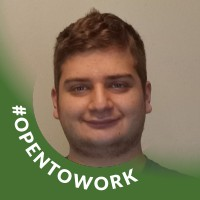
#> input picture face_database/Josh/1751390419008.jpg, 200 x 200 px
$ python -i facial_detection.py   (imports and definitions only)
#> lines starting #> are read from the running program, lines starting #| are printed output that depends on the picture
#> further down, picture is the input picture: shape (200, 200, 3); mean B, G, R 90.7, 119.6, 128.1
import cv2
import socket
import struct
import time
import numpy as np
import os
from pathlib import Path
import threading
from queue import Queue
import imagehash
from PIL import Image
from collections import deque
from datetime import datetime

# [56 lines left out: function encode_timestamp_steganography, not called in this run]

def augment_image(img):
    """Generate augmented versions of an image with different lighting and processing"""
    augmented_images = []

    # Original image
    augmented_images.append(img.copy())

    # Slightly rotated faces (small angles)
    height, width = img.shape[:2]
#> height = 200; width = 200
    center = (width // 2, height // 2)
#> center = (100, 100)

    for angle in [-5, 5]:
        matrix = cv2.getRotationMatrix2D(center, angle, 1.0)
        rotated = cv2.warpAffine(img, matrix, (width, height))
        augmented_images.append(rotated)
#> this loop made 2 passes
#> pass 2, in augment_image, `rotated = cv2.warpAffine(img, matrix, (width, height))`:
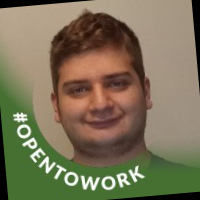
#> rotated: shape (200, 200, 3); mean B, G, R 87, 114.2, 123.2
#> after the loop, augmented_images = 3 items

    # Brightness adjustments (more moderate)
    bright = cv2.convertScaleAbs(img, alpha=1.2, beta=20)
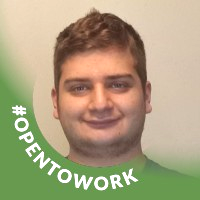
#> bright: shape (200, 200, 3); mean B, G, R 127.9, 162, 172.5
    augmented_images.append(bright)

    dark = cv2.convertScaleAbs(img, alpha=0.8, beta=-20)
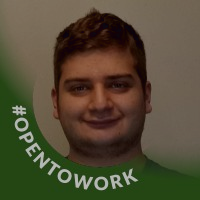
#> dark: shape (200, 200, 3); mean B, G, R 53, 75.7, 82.5
    augmented_images.append(dark)

    # CLAHE (best for lighting variations)
    gray_temp = cv2.cvtColor(img, cv2.COLOR_BGR2GRAY)
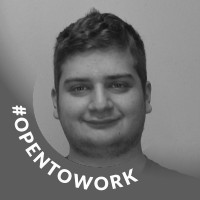
#> gray_temp: shape (200, 200); min 16, max 255, mean 118.8
    clahe = cv2.createCLAHE(clipLimit=2.0, tileGridSize=(8,8))
    clahe_applied = clahe.apply(gray_temp)
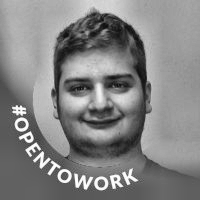
#> clahe_applied: shape (200, 200); min 10, max 255, mean 132
    clahe_bgr = cv2.cvtColor(clahe_applied, cv2.COLOR_GRAY2BGR)
    augmented_images.append(clahe_bgr)

    # Histogram equalization
    equalized = cv2.equalizeHist(gray_temp)
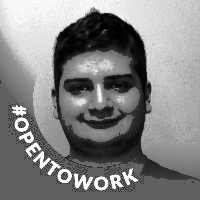
#> equalized: shape (200, 200); min 0, max 255, mean 131.2
    equalized_bgr = cv2.cvtColor(equalized, cv2.COLOR_GRAY2BGR)
    augmented_images.append(equalized_bgr)

    # Gaussian blur (slight)
    blurred = cv2.GaussianBlur(img, (3, 3), 0)
    augmented_images.append(blurred)

    # Sharpening
    kernel = np.array([[-1,-1,-1], [-1,9,-1], [-1,-1,-1]])
    sharpened = cv2.filter2D(img, -1, kernel)
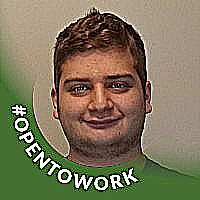
#> sharpened: shape (200, 200, 3); mean B, G, R 90.8, 118, 126.5
    augmented_images.append(sharpened)

    return augmented_images

# [108 lines left out: function load_face_database, not called in this run]

# Get database path from user
# [1 line not run here, left out]
# [2 lines that did not run here, left out]

# Ask about augmentation
# [1 line not run here, left out]
# [1 line that did not run here, left out]

# Load face database with augmentation
# [1 line not run here, left out]
# [5 lines that did not run here, left out]

# [6 lines not run here, left out]
# [2 lines that did not run here, left out]
RECEIVER_PORT = 9999
# [1 line not run here, left out]

# [1 line that did not run here, left out]
# [1 line not run here, left out]
# [1 line that did not run here, left out]

# Initialize camera with Pi-optimized settings
# [10 lines not run here, left out]

# Initialize face detection
face_cascade = cv2.CascadeClassifier(cv2.data.haarcascades + 'haarcascade_frontalface_default.xml')

# [18 lines not run here, left out]

# Variables
mirror_stream = False
recording = False
recorded_frames = []
loop_index = 0
inserting_loop = False
auto_loop_enabled = False
face_detected_counter = 0
FACE_DETECTION_THRESHOLD = 3
CONFIDENCE_THRESHOLD = 120
frame_counter = 0
FACE_RECOGNITION_INTERVAL = 1

# Performance monitoring
last_fps_time = time.time()
fps_counter = 0
current_fps = 0

# [173 lines not run here, left out]

>>> import cv2
>>> picture = cv2.imread('face_database/Josh/1751390419008.jpg')
>>> result = augment_image(picture)
#> result = 9 items

$ run again, on face_database/Josh/20250910_094303.jpg
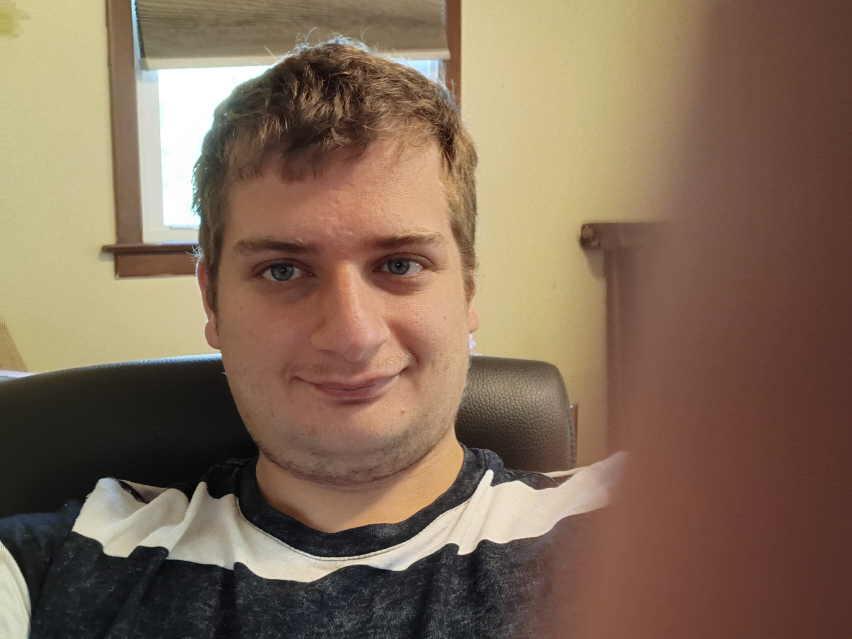
#> input picture face_database/Josh/20250910_094303.jpg, 3408 x 2556 px (shown at 1/4 size)
#> picture is the input picture: shape (2556, 3408, 3); mean B, G, R 87.8, 107.9, 130.8
#> after the loop in augment_image, `for angle in [-5, 5]:`: augmented_images = 3 items
#> in augment_image, `dark = cv2.convertScaleAbs(img, alpha=0.8, beta=-20)`:
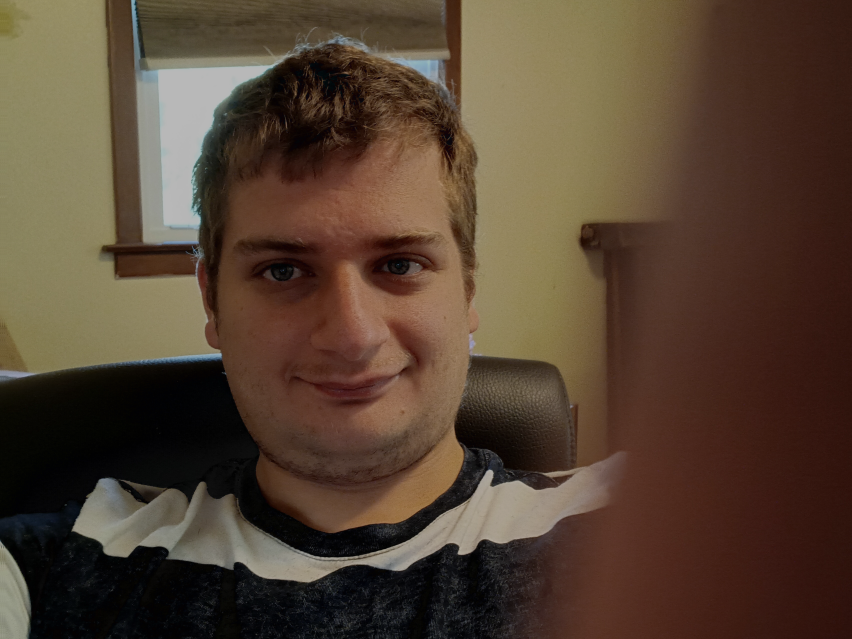
#> dark: shape (2556, 3408, 3) (shown at 1/4 size); mean B, G, R 50.8, 66.8, 85.1
#> in augment_image, `equalized = cv2.equalizeHist(gray_temp)`:
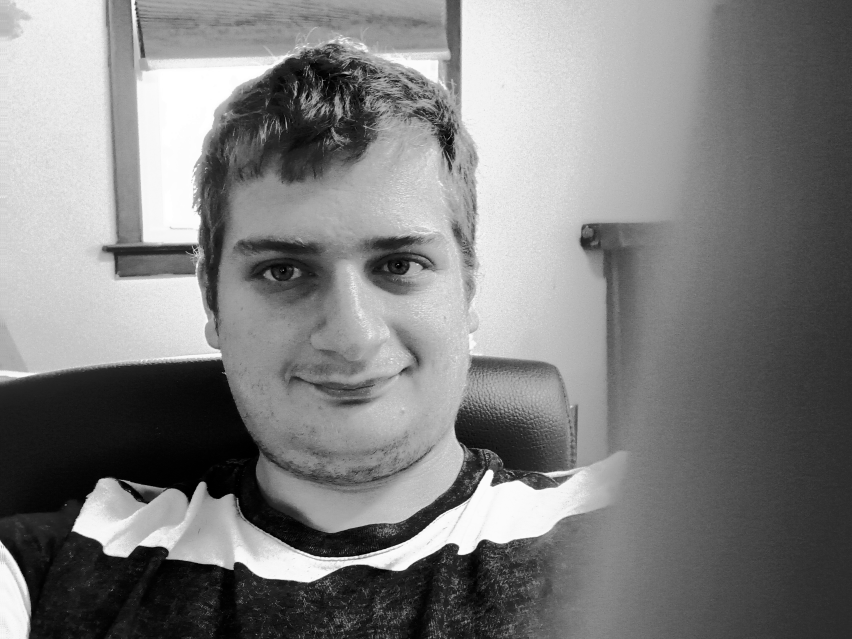
#> equalized: shape (2556, 3408) (shown at 1/4 size); min 0, max 255, mean 128.3
#> result = 9 items

$ run again, on face_database/Josh/20250916_171635.jpg
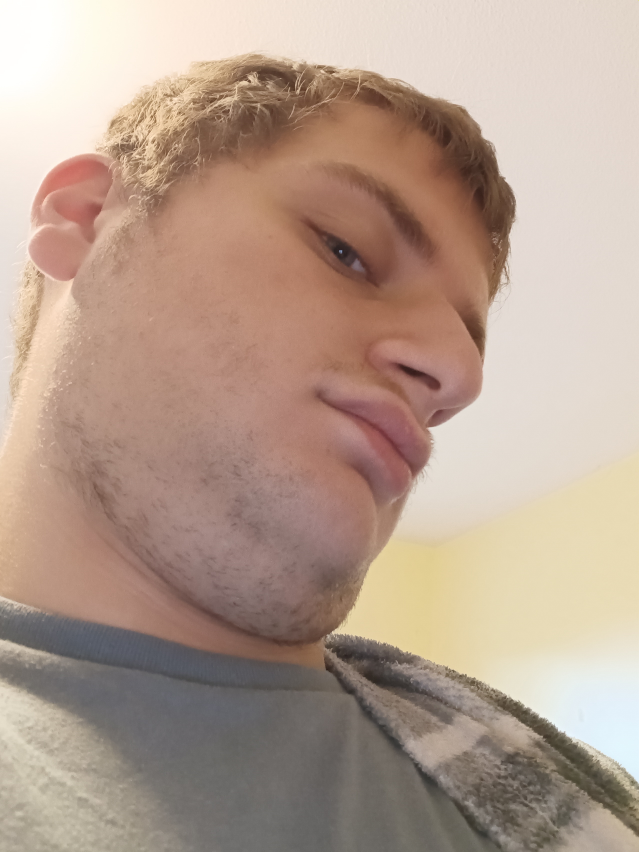
#> input picture face_database/Josh/20250916_171635.jpg, 2556 x 3408 px (shown at 1/4 size)
#> picture is the input picture: shape (3408, 2556, 3); mean B, G, R 143.1, 158, 180.4
#> after the loop in augment_image, `for angle in [-5, 5]:`: augmented_images = 3 items
#> in augment_image, `clahe_applied = clahe.apply(gray_temp)`:
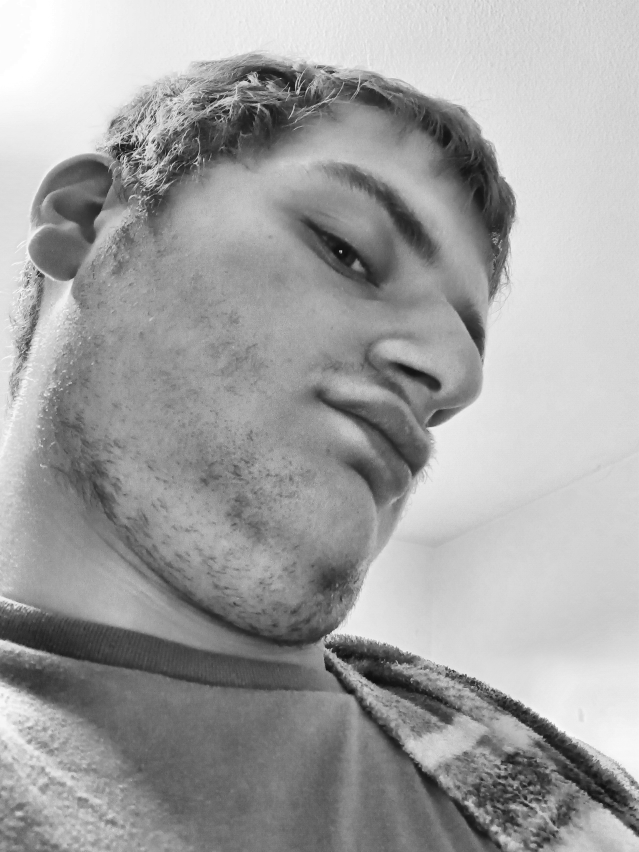
#> clahe_applied: shape (3408, 2556) (shown at 1/4 size); min 10, max 255, mean 161.8
#> in augment_image, `equalized = cv2.equalizeHist(gray_temp)`:
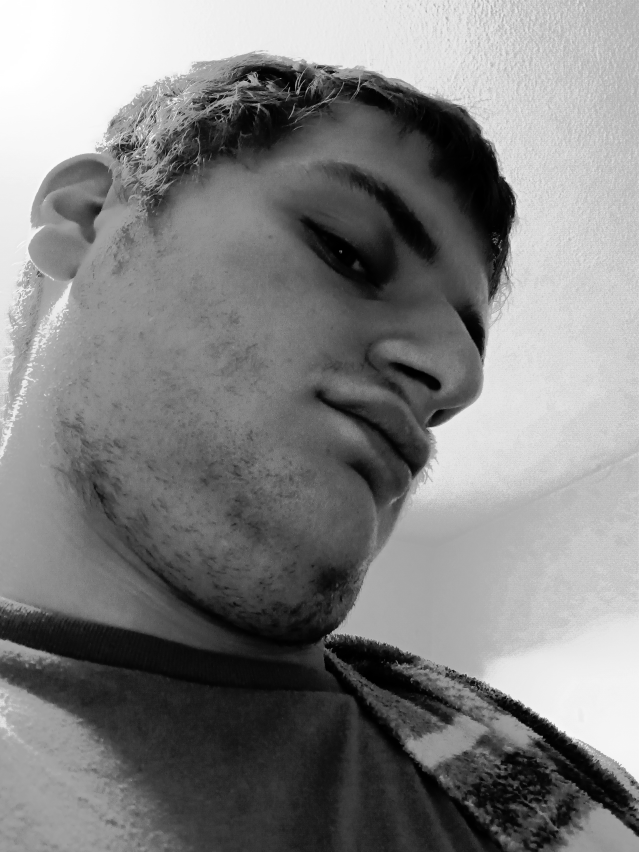
#> equalized: shape (3408, 2556) (shown at 1/4 size); min 0, max 255, mean 128.9
#> result = 9 items

$ run again, on face_database/Josh/20250916_171642.jpg
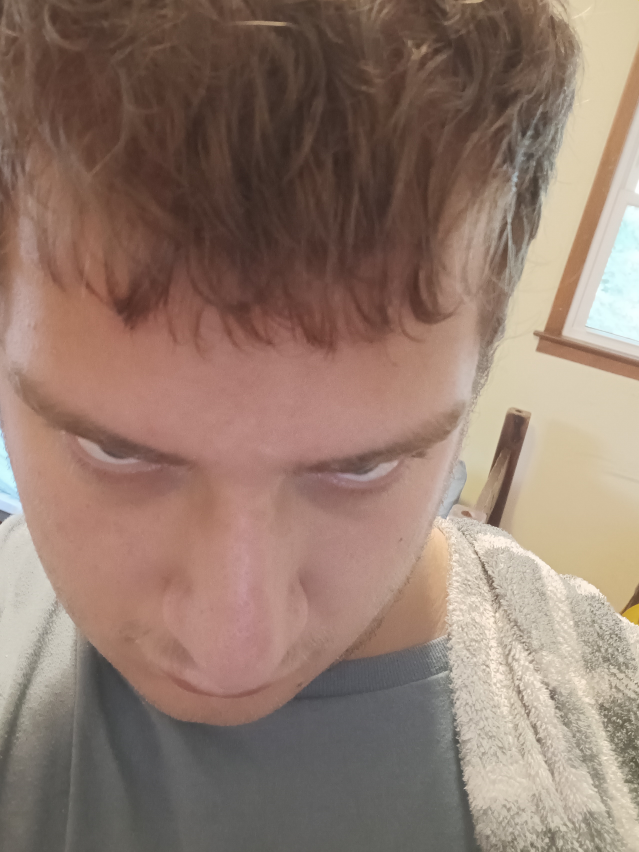
#> input picture face_database/Josh/20250916_171642.jpg, 2556 x 3408 px (shown at 1/4 size)
#> picture is the input picture: shape (3408, 2556, 3); mean B, G, R 109.4, 122.2, 145.8
#> after the loop in augment_image, `for angle in [-5, 5]:`: augmented_images = 3 items
#> in augment_image, `equalized = cv2.equalizeHist(gray_temp)`:
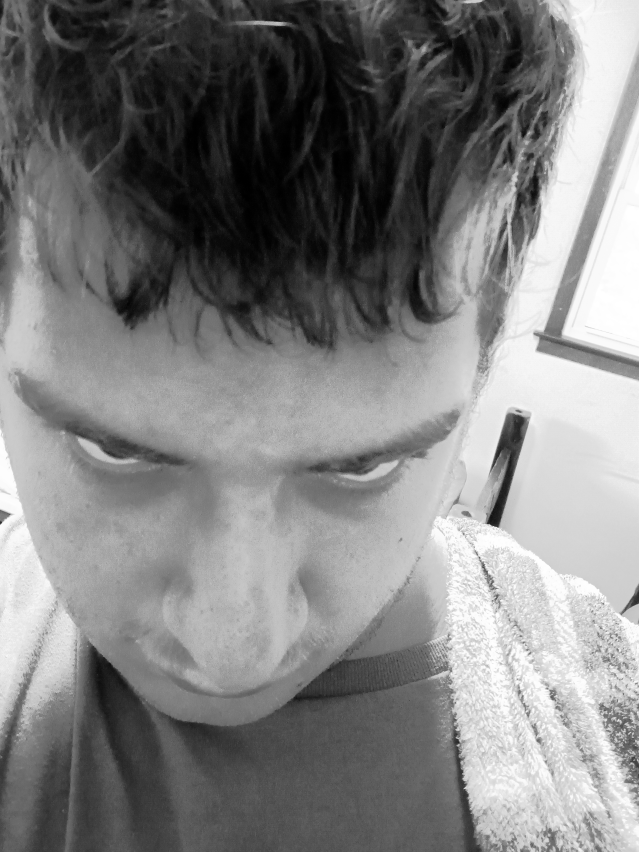
#> equalized: shape (3408, 2556) (shown at 1/4 size); min 0, max 255, mean 128.4
#> result = 9 items
